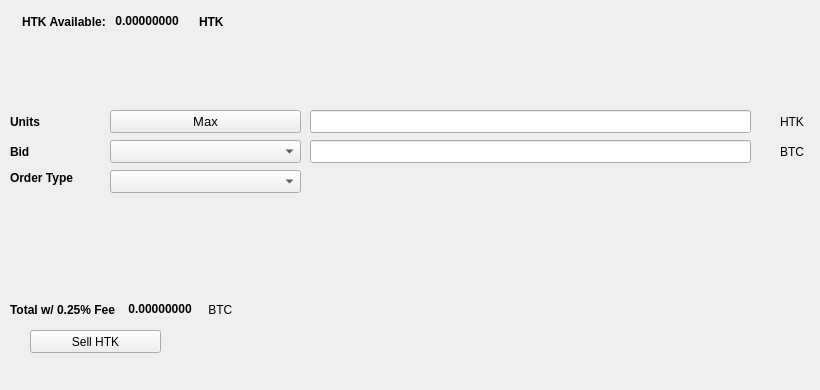
   <widget class="QWidget" name="SellTab">
    <attribute name="title">
     <string>Sell</string>
    </attribute>
    <widget class="QLabel" name="label_16">
     <property name="geometry">
      <rect>
       <x>780</x>
       <y>140</y>
       <width>31</width>
       <height>23</height>
      </rect>
     </property>
     <property name="text">
      <string>BTC</string>
     </property>
    </widget>
    <widget class="QComboBox" name="SellBidcomboBox">
     <property name="geometry">
      <rect>
       <x>110</x>
       <y>140</y>
       <width>191</width>
       <height>23</height>
      </rect>
     </property>
     <property name="font">
      <font>
       <pointsize>10</pointsize>
      </font>
     </property>
    </widget>
    <widget class="QLabel" name="label_18">
     <property name="geometry">
      <rect>
       <x>10</x>
       <y>110</y>
       <width>46</width>
       <height>23</height>
      </rect>
     </property>
     <property name="font">
      <font>
       <weight>75</weight>
       <bold>true</bold>
      </font>
     </property>
     <property name="text">
      <string>Units</string>
     </property>
    </widget>
    <widget class="QPushButton" name="Sell_Max_Amount">
     <property name="geometry">
      <rect>
       <x>110</x>
       <y>110</y>
       <width>191</width>
       <height>23</height>
      </rect>
     </property>
     <property name="font">
      <font>
       <pointsize>10</pointsize>
      </font>
     </property>
     <property name="text">
      <string>Max</string>
     </property>
    </widget>
    <widget class="QLabel" name="label_20">
     <property name="geometry">
      <rect>
       <x>10</x>
       <y>170</y>
       <width>91</width>
       <height>16</height>
      </rect>
     </property>
     <property name="font">
      <font>
       <weight>75</weight>
       <bold>true</bold>
      </font>
     </property>
     <property name="text">
      <string>Order Type</string>
     </property>
    </widget>
    <widget class="QComboBox" name="SellOrdertypeCombo">
     <property name="geometry">
      <rect>
       <x>110</x>
       <y>170</y>
       <width>191</width>
       <height>23</height>
      </rect>
     </property>
     <property name="font">
      <font>
       <pointsize>10</pointsize>
      </font>
     </property>
    </widget>
    <widget class="QLabel" name="label_21">
     <property name="geometry">
      <rect>
       <x>10</x>
       <y>140</y>
       <width>46</width>
       <height>23</height>
      </rect>
     </property>
     <property name="font">
      <font>
       <weight>75</weight>
       <bold>true</bold>
      </font>
     </property>
     <property name="text">
      <string>Bid</string>
     </property>
    </widget>
    <widget class="QLabel" name="label_22">
     <property name="geometry">
      <rect>
       <x>780</x>
       <y>110</y>
       <width>31</width>
       <height>23</height>
      </rect>
     </property>
     <property name="text">
      <string>HTK</string>
     </property>
    </widget>
    <widget class="QLineEdit" name="UnitsInputHTK">
     <property name="geometry">
      <rect>
       <x>310</x>
       <y>110</y>
       <width>441</width>
       <height>23</height>
      </rect>
     </property>
     <property name="font">
      <font>
       <pointsize>9</pointsize>
       <weight>75</weight>
       <bold>true</bold>
      </font>
     </property>
    </widget>
    <widget class="QLineEdit" name="SellBidPriceEdit">
     <property name="geometry">
      <rect>
       <x>310</x>
       <y>140</y>
       <width>441</width>
       <height>23</height>
      </rect>
     </property>
     <property name="font">
      <font>
       <pointsize>9</pointsize>
       <weight>75</weight>
       <bold>true</bold>
      </font>
     </property>
    </widget>
    <widget class="QPushButton" name="SellHTKBTN">
     <property name="geometry">
      <rect>
       <x>30</x>
       <y>330</y>
       <width>131</width>
       <height>23</height>
      </rect>
     </property>
     <property name="text">
      <string>Sell HTK</string>
     </property>
     <property name="icon">
      <iconset resource="../htk">
       <normaloff>:/icons/bitcoin</normaloff>:/icons/bitcoin</iconset>
     </property>
    </widget>
    <widget class="QWidget" name="layoutWidget3">
     <property name="geometry">
      <rect>
       <x>22</x>
       <y>12</y>
       <width>258</width>
       <height>19</height>
      </rect>
     </property>
     <layout class="QHBoxLayout" name="horizontalLayout">
      <item>
       <widget class="QLabel" name="label232_2">
        <property name="font">
         <font>
          <weight>75</weight>
          <bold>true</bold>
         </font>
        </property>
        <property name="text">
         <string>HTK Available:</string>
        </property>
       </widget>
      </item>
      <item>
       <widget class="QLabel" name="HTKAvailableLabel">
        <property name="palette">
         <palette>
          <active>
           <colorrole role="WindowText">
            <brush brushstyle="SolidPattern">
             <color alpha="255">
              <red>0</red>
              <green>0</green>
              <blue>0</blue>
             </color>
            </brush>
           </colorrole>
           <colorrole role="Button">
            <brush brushstyle="SolidPattern">
             <color alpha="255">
              <red>0</red>
              <green>170</green>
              <blue>0</blue>
             </color>
            </brush>
           </colorrole>
           <colorrole role="Light">
            <brush brushstyle="SolidPattern">
             <color alpha="255">
              <red>0</red>
              <green>255</green>
              <blue>0</blue>
             </color>
            </brush>
           </colorrole>
           <colorrole role="Midlight">
            <brush brushstyle="SolidPattern">
             <color alpha="255">
              <red>0</red>
              <green>212</green>
              <blue>0</blue>
             </color>
            </brush>
           </colorrole>
           <colorrole role="Dark">
            <brush brushstyle="SolidPattern">
             <color alpha="255">
              <red>0</red>
              <green>85</green>
              <blue>0</blue>
             </color>
            </brush>
           </colorrole>
           <colorrole role="Mid">
            <brush brushstyle="SolidPattern">
             <color alpha="255">
              <red>0</red>
              <green>113</green>
              <blue>0</blue>
             </color>
            </brush>
           </colorrole>
           <colorrole role="Text">
            <brush brushstyle="SolidPattern">
             <color alpha="255">
              <red>0</red>
              <green>170</green>
              <blue>0</blue>
             </color>
            </brush>
           </colorrole>
           <colorrole role="BrightText">
            <brush brushstyle="SolidPattern">
             <color alpha="255">
              <red>255</red>
              <green>255</green>
              <blue>255</blue>
             </color>
            </brush>
           </colorrole>
           <colorrole role="ButtonText">
            <brush brushstyle="SolidPattern">
             <color alpha="255">
              <red>0</red>
              <green>0</green>
              <blue>0</blue>
             </color>
            </brush>
           </colorrole>
           <colorrole role="Base">
            <brush brushstyle="SolidPattern">
             <color alpha="255">
              <red>255</red>
              <green>255</green>
              <blue>255</blue>
             </color>
            </brush>
           </colorrole>
           <colorrole role="Window">
            <brush brushstyle="SolidPattern">
             <color alpha="255">
              <red>0</red>
              <green>170</green>
              <blue>0</blue>
             </color>
            </brush>
           </colorrole>
           <colorrole role="Shadow">
            <brush brushstyle="SolidPattern">
             <color alpha="255">
              <red>0</red>
              <green>0</green>
              <blue>0</blue>
             </color>
            </brush>
           </colorrole>
           <colorrole role="AlternateBase">
            <brush brushstyle="SolidPattern">
             <color alpha="255">
              <red>127</red>
              <green>212</green>
              <blue>127</blue>
             </color>
            </brush>
           </colorrole>
           <colorrole role="ToolTipBase">
            <brush brushstyle="SolidPattern">
             <color alpha="255">
              <red>255</red>
              <green>255</green>
              <blue>220</blue>
             </color>
            </brush>
           </colorrole>
           <colorrole role="ToolTipText">
            <brush brushstyle="SolidPattern">
             <color alpha="255">
              <red>0</red>
              <green>0</green>
              <blue>0</blue>
             </color>
            </brush>
           </colorrole>
          </active>
          <inactive>
           <colorrole role="WindowText">
            <brush brushstyle="SolidPattern">
             <color alpha="255">
              <red>0</red>
              <green>0</green>
              <blue>0</blue>
             </color>
            </brush>
           </colorrole>
           <colorrole role="Button">
            <brush brushstyle="SolidPattern">
             <color alpha="255">
              <red>0</red>
              <green>170</green>
              <blue>0</blue>
             </color>
            </brush>
           </colorrole>
           <colorrole role="Light">
            <brush brushstyle="SolidPattern">
             <color alpha="255">
              <red>0</red>
              <green>255</green>
              <blue>0</blue>
             </color>
            </brush>
           </colorrole>
           <colorrole role="Midlight">
            <brush brushstyle="SolidPattern">
             <color alpha="255">
              <red>0</red>
              <green>212</green>
              <blue>0</blue>
             </color>
            </brush>
           </colorrole>
           <colorrole role="Dark">
            <brush brushstyle="SolidPattern">
             <color alpha="255">
              <red>0</red>
              <green>85</green>
              <blue>0</blue>
             </color>
            </brush>
           </colorrole>
           <colorrole role="Mid">
            <brush brushstyle="SolidPattern">
             <color alpha="255">
              <red>0</red>
              <green>113</green>
              <blue>0</blue>
             </color>
            </brush>
           </colorrole>
           <colorrole role="Text">
            <brush brushstyle="SolidPattern">
             <color alpha="255">
              <red>0</red>
              <green>170</green>
              <blue>0</blue>
             </color>
            </brush>
           </colorrole>
           <colorrole role="BrightText">
            <brush brushstyle="SolidPattern">
             <color alpha="255">
              <red>255</red>
              <green>255</green>
              <blue>255</blue>
             </color>
            </brush>
           </colorrole>
           <colorrole role="ButtonText">
            <brush brushstyle="SolidPattern">
             <color alpha="255">
              <red>0</red>
              <green>0</green>
              <blue>0</blue>
             </color>
            </brush>
           </colorrole>
           <colorrole role="Base">
            <brush brushstyle="SolidPattern">
             <color alpha="255">
              <red>255</red>
              <green>255</green>
              <blue>255</blue>
             </color>
            </brush>
           </colorrole>
           <colorrole role="Window">
            <brush brushstyle="SolidPattern">
             <color alpha="255">
              <red>0</red>
              <green>170</green>
              <blue>0</blue>
             </color>
            </brush>
           </colorrole>
           <colorrole role="Shadow">
            <brush brushstyle="SolidPattern">
             <color alpha="255">
              <red>0</red>
              <green>0</green>
              <blue>0</blue>
             </color>
            </brush>
           </colorrole>
           <colorrole role="AlternateBase">
            <brush brushstyle="SolidPattern">
             <color alpha="255">
              <red>127</red>
              <green>212</green>
              <blue>127</blue>
             </color>
            </brush>
           </colorrole>
           <colorrole role="ToolTipBase">
            <brush brushstyle="SolidPattern">
             <color alpha="255">
              <red>255</red>
              <green>255</green>
              <blue>220</blue>
             </color>
            </brush>
           </colorrole>
           <colorrole role="ToolTipText">
            <brush brushstyle="SolidPattern">
             <color alpha="255">
              <red>0</red>
              <green>0</green>
              <blue>0</blue>
             </color>
            </brush>
           </colorrole>
          </inactive>
          <disabled>
           <colorrole role="WindowText">
            <brush brushstyle="SolidPattern">
             <color alpha="255">
              <red>0</red>
              <green>85</green>
              <blue>0</blue>
             </color>
            </brush>
           </colorrole>
           <colorrole role="Button">
            <brush brushstyle="SolidPattern">
             <color alpha="255">
              <red>0</red>
              <green>170</green>
              <blue>0</blue>
             </color>
            </brush>
           </colorrole>
           <colorrole role="Light">
            <brush brushstyle="SolidPattern">
             <color alpha="255">
              <red>0</red>
              <green>255</green>
              <blue>0</blue>
             </color>
            </brush>
           </colorrole>
           <colorrole role="Midlight">
            <brush brushstyle="SolidPattern">
             <color alpha="255">
              <red>0</red>
              <green>212</green>
              <blue>0</blue>
             </color>
            </brush>
           </colorrole>
           <colorrole role="Dark">
            <brush brushstyle="SolidPattern">
             <color alpha="255">
              <red>0</red>
              <green>85</green>
              <blue>0</blue>
             </color>
            </brush>
           </colorrole>
           <colorrole role="Mid">
            <brush brushstyle="SolidPattern">
             <color alpha="255">
              <red>0</red>
              <green>113</green>
              <blue>0</blue>
             </color>
            </brush>
           </colorrole>
           <colorrole role="Text">
            <brush brushstyle="SolidPattern">
             <color alpha="255">
              <red>0</red>
              <green>85</green>
              <blue>0</blue>
             </color>
            </brush>
           </colorrole>
           <colorrole role="BrightText">
            <brush brushstyle="SolidPattern">
             <color alpha="255">
              <red>255</red>
              <green>255</green>
              <blue>255</blue>
             </color>
            </brush>
           </colorrole>
           <colorrole role="ButtonText">
            <brush brushstyle="SolidPattern">
             <color alpha="255">
              <red>0</red>
              <green>85</green>
              <blue>0</blue>
             </color>
            </brush>
           </colorrole>
           <colorrole role="Base">
            <brush brushstyle="SolidPattern">
             <color alpha="255">
              <red>0</red>
              <green>170</green>
              <blue>0</blue>
             </color>
            </brush>
           </colorrole>
           <colorrole role="Window">
            <brush brushstyle="SolidPattern">
             <color alpha="255">
              <red>0</red>
              <green>170</green>
              <blue>0</blue>
             </color>
            </brush>
           </colorrole>
           <colorrole role="Shadow">
            <brush brushstyle="SolidPattern">
             <color alpha="255">
              <red>0</red>
              <green>0</green>
              <blue>0</blue>
             </color>
            </brush>
           </colorrole>
           <colorrole role="AlternateBase">
            <brush brushstyle="SolidPattern">
             <color alpha="255">
              <red>0</red>
              <green>170</green>
              <blue>0</blue>
             </color>
            </brush>
           </colorrole>
           <colorrole role="ToolTipBase">
            <brush brushstyle="SolidPattern">
             <color alpha="255">
              <red>255</red>
              <green>255</green>
              <blue>220</blue>
             </color>
            </brush>
           </colorrole>
           <colorrole role="ToolTipText">
            <brush brushstyle="SolidPattern">
             <color alpha="255">
              <red>0</red>
              <green>0</green>
              <blue>0</blue>
             </color>
            </brush>
           </colorrole>
          </disabled>
         </palette>
        </property>
        <property name="font">
         <font>
          <weight>75</weight>
          <bold>true</bold>
         </font>
        </property>
        <property name="text">
         <string> 0.00000000 </string>
        </property>
        <property name="textInteractionFlags">
         <set>Qt::LinksAccessibleByMouse|Qt::TextSelectableByKeyboard|Qt::TextSelectableByMouse</set>
        </property>
       </widget>
      </item>
      <item>
       <widget class="QLabel" name="labelHTK">
        <property name="font">
         <font>
          <weight>75</weight>
          <bold>true</bold>
         </font>
        </property>
        <property name="text">
         <string>HTK</string>
        </property>
       </widget>
      </item>
     </layout>
    </widget>
    <widget class="QWidget" name="layoutWidget">
     <property name="geometry">
      <rect>
       <x>10</x>
       <y>300</y>
       <width>268</width>
       <height>19</height>
      </rect>
     </property>
     <layout class="QHBoxLayout" name="horizontalLayout_2">
      <item>
       <widget class="QLabel" name="label_19">
        <property name="font">
         <font>
          <weight>75</weight>
          <bold>true</bold>
         </font>
        </property>
        <property name="text">
         <string>Total w/ 0.25% Fee </string>
        </property>
       </widget>
      </item>
      <item>
       <widget class="QLabel" name="SellCostLabel">
        <property name="palette">
         <palette>
          <active>
           <colorrole role="WindowText">
            <brush brushstyle="SolidPattern">
             <color alpha="255">
              <red>0</red>
              <green>0</green>
              <blue>0</blue>
             </color>
            </brush>
           </colorrole>
           <colorrole role="Button">
            <brush brushstyle="SolidPattern">
             <color alpha="255">
              <red>0</red>
              <green>170</green>
              <blue>0</blue>
             </color>
            </brush>
           </colorrole>
           <colorrole role="Light">
            <brush brushstyle="SolidPattern">
             <color alpha="255">
              <red>0</red>
              <green>255</green>
              <blue>0</blue>
             </color>
            </brush>
           </colorrole>
           <colorrole role="Midlight">
            <brush brushstyle="SolidPattern">
             <color alpha="255">
              <red>0</red>
              <green>212</green>
              <blue>0</blue>
             </color>
            </brush>
           </colorrole>
           <colorrole role="Dark">
            <brush brushstyle="SolidPattern">
             <color alpha="255">
              <red>0</red>
              <green>85</green>
              <blue>0</blue>
             </color>
            </brush>
           </colorrole>
           <colorrole role="Mid">
            <brush brushstyle="SolidPattern">
             <color alpha="255">
              <red>0</red>
              <green>113</green>
              <blue>0</blue>
             </color>
            </brush>
           </colorrole>
           <colorrole role="Text">
            <brush brushstyle="SolidPattern">
             <color alpha="255">
              <red>0</red>
              <green>170</green>
              <blue>0</blue>
             </color>
            </brush>
           </colorrole>
           <colorrole role="BrightText">
            <brush brushstyle="SolidPattern">
             <color alpha="255">
              <red>255</red>
              <green>255</green>
              <blue>255</blue>
             </color>
            </brush>
           </colorrole>
           <colorrole role="ButtonText">
            <brush brushstyle="SolidPattern">
             <color alpha="255">
              <red>0</red>
              <green>0</green>
              <blue>0</blue>
             </color>
            </brush>
           </colorrole>
           <colorrole role="Base">
            <brush brushstyle="SolidPattern">
             <color alpha="255">
              <red>255</red>
              <green>255</green>
              <blue>255</blue>
             </color>
            </brush>
           </colorrole>
           <colorrole role="Window">
            <brush brushstyle="SolidPattern">
             <color alpha="255">
              <red>0</red>
              <green>170</green>
              <blue>0</blue>
             </color>
            </brush>
           </colorrole>
           <colorrole role="Shadow">
            <brush brushstyle="SolidPattern">
             <color alpha="255">
              <red>0</red>
              <green>0</green>
              <blue>0</blue>
             </color>
            </brush>
           </colorrole>
           <colorrole role="AlternateBase">
            <brush brushstyle="SolidPattern">
             <color alpha="255">
              <red>127</red>
              <green>212</green>
              <blue>127</blue>
             </color>
            </brush>
           </colorrole>
           <colorrole role="ToolTipBase">
            <brush brushstyle="SolidPattern">
             <color alpha="255">
              <red>255</red>
              <green>255</green>
              <blue>220</blue>
             </color>
            </brush>
           </colorrole>
           <colorrole role="ToolTipText">
            <brush brushstyle="SolidPattern">
             <color alpha="255">
              <red>0</red>
              <green>0</green>
              <blue>0</blue>
             </color>
            </brush>
           </colorrole>
          </active>
          <inactive>
           <colorrole role="WindowText">
            <brush brushstyle="SolidPattern">
             <color alpha="255">
              <red>0</red>
              <green>0</green>
              <blue>0</blue>
             </color>
            </brush>
           </colorrole>
           <colorrole role="Button">
            <brush brushstyle="SolidPattern">
             <color alpha="255">
              <red>0</red>
              <green>170</green>
              <blue>0</blue>
             </color>
            </brush>
           </colorrole>
           <colorrole role="Light">
            <brush brushstyle="SolidPattern">
             <color alpha="255">
              <red>0</red>
              <green>255</green>
              <blue>0</blue>
             </color>
            </brush>
           </colorrole>
           <colorrole role="Midlight">
            <brush brushstyle="SolidPattern">
             <color alpha="255">
              <red>0</red>
              <green>212</green>
              <blue>0</blue>
             </color>
            </brush>
           </colorrole>
           <colorrole role="Dark">
            <brush brushstyle="SolidPattern">
             <color alpha="255">
              <red>0</red>
              <green>85</green>
              <blue>0</blue>
             </color>
            </brush>
           </colorrole>
           <colorrole role="Mid">
            <brush brushstyle="SolidPattern">
             <color alpha="255">
              <red>0</red>
              <green>113</green>
              <blue>0</blue>
             </color>
            </brush>
           </colorrole>
           <colorrole role="Text">
            <brush brushstyle="SolidPattern">
             <color alpha="255">
              <red>0</red>
              <green>170</green>
              <blue>0</blue>
             </color>
            </brush>
           </colorrole>
           <colorrole role="BrightText">
            <brush brushstyle="SolidPattern">
             <color alpha="255">
              <red>255</red>
              <green>255</green>
              <blue>255</blue>
             </color>
            </brush>
           </colorrole>
           <colorrole role="ButtonText">
            <brush brushstyle="SolidPattern">
             <color alpha="255">
              <red>0</red>
              <green>0</green>
              <blue>0</blue>
             </color>
            </brush>
           </colorrole>
           <colorrole role="Base">
            <brush brushstyle="SolidPattern">
             <color alpha="255">
              <red>255</red>
              <green>255</green>
              <blue>255</blue>
             </color>
            </brush>
           </colorrole>
           <colorrole role="Window">
            <brush brushstyle="SolidPattern">
             <color alpha="255">
              <red>0</red>
              <green>170</green>
              <blue>0</blue>
             </color>
            </brush>
           </colorrole>
           <colorrole role="Shadow">
            <brush brushstyle="SolidPattern">
             <color alpha="255">
              <red>0</red>
              <green>0</green>
              <blue>0</blue>
             </color>
            </brush>
           </colorrole>
           <colorrole role="AlternateBase">
            <brush brushstyle="SolidPattern">
             <color alpha="255">
              <red>127</red>
              <green>212</green>
              <blue>127</blue>
             </color>
            </brush>
           </colorrole>
           <colorrole role="ToolTipBase">
            <brush brushstyle="SolidPattern">
             <color alpha="255">
              <red>255</red>
              <green>255</green>
              <blue>220</blue>
             </color>
            </brush>
           </colorrole>
           <colorrole role="ToolTipText">
            <brush brushstyle="SolidPattern">
             <color alpha="255">
              <red>0</red>
              <green>0</green>
              <blue>0</blue>
             </color>
            </brush>
           </colorrole>
          </inactive>
          <disabled>
           <colorrole role="WindowText">
            <brush brushstyle="SolidPattern">
             <color alpha="255">
              <red>0</red>
              <green>85</green>
              <blue>0</blue>
             </color>
            </brush>
           </colorrole>
           <colorrole role="Button">
            <brush brushstyle="SolidPattern">
             <color alpha="255">
              <red>0</red>
              <green>170</green>
              <blue>0</blue>
             </color>
            </brush>
           </colorrole>
           <colorrole role="Light">
            <brush brushstyle="SolidPattern">
             <color alpha="255">
              <red>0</red>
              <green>255</green>
              <blue>0</blue>
             </color>
            </brush>
           </colorrole>
           <colorrole role="Midlight">
            <brush brushstyle="SolidPattern">
             <color alpha="255">
              <red>0</red>
              <green>212</green>
              <blue>0</blue>
             </color>
            </brush>
           </colorrole>
           <colorrole role="Dark">
            <brush brushstyle="SolidPattern">
             <color alpha="255">
              <red>0</red>
              <green>85</green>
              <blue>0</blue>
             </color>
            </brush>
           </colorrole>
           <colorrole role="Mid">
            <brush brushstyle="SolidPattern">
             <color alpha="255">
              <red>0</red>
              <green>113</green>
              <blue>0</blue>
             </color>
            </brush>
           </colorrole>
           <colorrole role="Text">
            <brush brushstyle="SolidPattern">
             <color alpha="255">
              <red>0</red>
              <green>85</green>
              <blue>0</blue>
             </color>
            </brush>
           </colorrole>
           <colorrole role="BrightText">
            <brush brushstyle="SolidPattern">
             <color alpha="255">
              <red>255</red>
              <green>255</green>
              <blue>255</blue>
             </color>
            </brush>
           </colorrole>
           <colorrole role="ButtonText">
            <brush brushstyle="SolidPattern">
             <color alpha="255">
              <red>0</red>
              <green>85</green>
              <blue>0</blue>
             </color>
            </brush>
           </colorrole>
           <colorrole role="Base">
            <brush brushstyle="SolidPattern">
             <color alpha="255">
              <red>0</red>
              <green>170</green>
              <blue>0</blue>
             </color>
            </brush>
           </colorrole>
           <colorrole role="Window">
            <brush brushstyle="SolidPattern">
             <color alpha="255">
              <red>0</red>
              <green>170</green>
              <blue>0</blue>
             </color>
            </brush>
           </colorrole>
           <colorrole role="Shadow">
            <brush brushstyle="SolidPattern">
             <color alpha="255">
              <red>0</red>
              <green>0</green>
              <blue>0</blue>
             </color>
            </brush>
           </colorrole>
           <colorrole role="AlternateBase">
            <brush brushstyle="SolidPattern">
             <color alpha="255">
              <red>0</red>
              <green>170</green>
              <blue>0</blue>
             </color>
            </brush>
           </colorrole>
           <colorrole role="ToolTipBase">
            <brush brushstyle="SolidPattern">
             <color alpha="255">
              <red>255</red>
              <green>255</green>
              <blue>220</blue>
             </color>
            </brush>
           </colorrole>
           <colorrole role="ToolTipText">
            <brush brushstyle="SolidPattern">
             <color alpha="255">
              <red>0</red>
              <green>0</green>
              <blue>0</blue>
             </color>
            </brush>
           </colorrole>
          </disabled>
         </palette>
        </property>
        <property name="font">
         <font>
          <weight>75</weight>
          <bold>true</bold>
         </font>
        </property>
        <property name="autoFillBackground">
         <bool>false</bool>
        </property>
        <property name="text">
         <string> 0.00000000</string>
        </property>
        <property name="textInteractionFlags">
         <set>Qt::LinksAccessibleByMouse|Qt::TextSelectableByMouse</set>
        </property>
       </widget>
      </item>
      <item>
       <widget class="QLabel" name="label_17">
        <property name="font">
         <font>
          <weight>50</weight>
          <bold>false</bold>
         </font>
        </property>
        <property name="text">
         <string> BTC</string>
        </property>
       </widget>
      </item>
     </layout>
    </widget>
    <widget class="QLabel" name="label_23">
     <property name="geometry">
      <rect>
       <x>460</x>
       <y>300</y>
       <width>281</width>
       <height>81</height>
      </rect>
     </property>
     <property name="text">
      <string/>
     </property>
     <property name="pixmap">
      <pixmap>:/images/bittrex</pixmap>
     </property>
    </widget>
   </widget>
